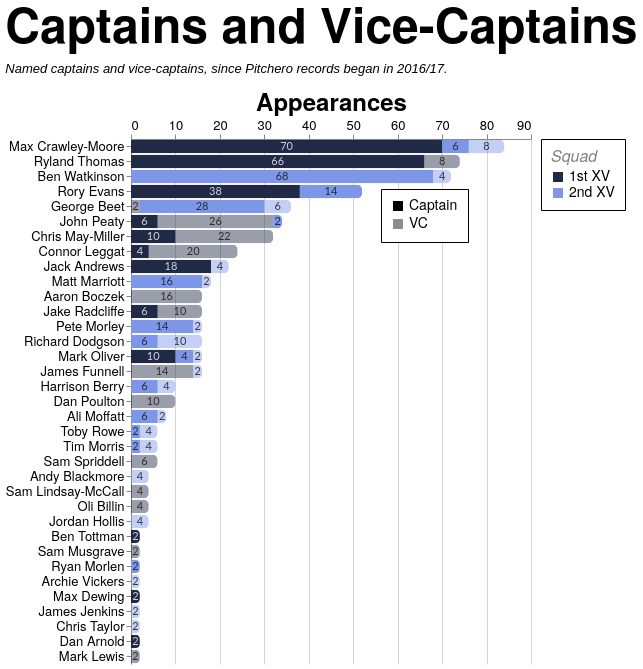

The Vega-Lite source for this figure:
### Vega-Lite specification from a JSON file in a GitHub repository (floating-point values rounded to 4 significant figures; data arrays with more than 128 entries replaced by an {"elided": "..."} marker saying what was removed)
{"config": {"axis": {"labelFont": "PT Sans Narrow, Helvetica Neue, Helvetica, Arial, sans-serif", "titleFont": "PT Sans Narrow, Helvetica Neue, Helvetica, Arial, sans-serif", "labelFontSize": 13, "titleFontSize": 24, "gridColor": "#202947", "gridOpacity": 0.2, "zindex": 1}, "text": {"font": "Lato, sans-serif"}, "bar": {"cornerRadiusEnd": 5}, "header": {"labelFont": "PT Sans Narrow, Helvetica Neue, Helvetica, Arial, sans-serif", "titleFont": "PT Sans Narrow, Helvetica Neue, Helvetica, Arial, sans-serif", "labelFontSize": 24, "titleFontSize": 28, "labelFontWeight": "bold", "orient": "left"}, "legend": {"labelFont": "PT Sans Narrow, Helvetica Neue, Helvetica, Arial, sans-serif", "titleFont": "PT Sans Narrow, Helvetica Neue, Helvetica, Arial, sans-serif", "labelFontSize": 14, "titleFontSize": 16, "titlePadding": 5, "fillColor": "white", "strokeColor": "black", "padding": 10, "titleFontWeight": "lighter", "titleFontStyle": "italic", "titleColor": "gray", "offset": 10}, "title": {"font": "PT Sans Narrow, Helvetica Neue, Helvetica, Arial, sans-serif", "fontSize": 48, "fontWeight": "bold", "anchor": "start", "align": "center", "titlePadding": 20, "subtitlePadding": 10, "subtitleFontSize": 13, "subtitleColor": "", "subtitleFontStyle": "italic", "offset": 15, "color": "black"}, "axisX": {"labelAngle": 0}, "facet": {"title": null, "header": null, "align": {"row": "each", "column": "each"}}, "resolve": {"scale": {"y": "independent", "facet": "independent"}}, "background": "transparent", "scale": {"offsetBandPaddingOuter": 0.2, "offsetBandPaddingInner": 0.1}, "view": {"stroke": null, "background": "transparent"}}, "layer": [{"mark": {"type": "bar"}, "encoding": {"color": {"field": "squad", "legend": {"labelExpr": "datum.value + ' XV'", "orient": "right", "title": "Squad"}, "scale": {"domain": ["1st", "2nd"], "range": ["#202946", "#7d96e8"]}, "sort": ["1st", "2nd"], "type": "nominal"}, "opacity": {"field": "role", "legend": {"legendX": 250, "legendY": 50, "orient": "none", "title": null}, "scale": {"domain": ["Captain", "VC"], "range": [1.0, 0.45]}, "sort": ["Captain", "VC"], "type": "nominal"}, "order": {"field": "stack_order", "sort": "ascending", "type": "quantitative"}, "tooltip": [{"field": "player", "title": "Player", "type": "nominal"}, {"field": "squad", "title": "Squad", "type": "nominal"}, {"field": "role", "title": "Role", "type": "nominal"}, {"field": "games_agg", "title": "Games", "type": "quantitative"}], "x": {"axis": {"orient": "top", "title": "Appearances"}, "field": "games_agg", "stack": "zero", "type": "quantitative"}, "y": {"field": "player", "sort": {"field": "player_total", "op": "max", "order": "descending"}, "title": null, "type": "nominal"}}, "transform": [{"aggregate": [{"op": "sum", "field": "games", "as": "games_agg"}, {"op": "max", "field": "player_total", "as": "player_total"}], "groupby": ["player", "squad", "role", "stack_order"]}]}, {"mark": {"type": "text", "align": "center", "baseline": "middle", "fontSize": 11, "opacity": 0.8}, "encoding": {"color": {"field": "label_color", "legend": null, "scale": null, "type": "nominal"}, "text": {"field": "games_agg", "format": ".0f", "type": "quantitative"}, "x": {"field": "x_mid", "type": "quantitative"}, "y": {"field": "player", "sort": {"field": "player_total", "op": "max", "order": "descending"}, "title": null, "type": "nominal"}}, "transform": [{"aggregate": [{"op": "sum", "field": "games", "as": "games_agg"}, {"op": "max", "field": "player_total", "as": "player_total"}], "groupby": ["player", "squad", "role", "stack_order"]}, {"groupby": ["player"], "stack": "games_agg", "sort": [{"field": "stack_order", "order": "ascending"}], "as": ["x0", "x1"]}, {"calculate": "(datum.x0 + datum.x1) / 2", "as": "x_mid"}, {"calculate": "datum.squad === '1st' && datum.role === 'Captain' ? '#ffffff' : '#111111'", "as": "label_color"}]}], "data": {"name": "data-79e74ffd5467f96c4dd8a4a55938ae5d"}, "height": {"step": 15}, "title": {"text": "Captains and Vice-Captains", "subtitle": "Named captains and vice-captains, since Pitchero records began in 2016/17."}, "transform": [{"joinaggregate": [{"op": "sum", "field": "games", "as": "player_total"}], "groupby": ["player"]}], "width": 400, "$schema": "https://vega.github.io/schema/vega-lite/v5.20.1.json", "datasets": {"data-79e74ffd5467f96c4dd8a4a55938ae5d": {"elided": "197 records"}}}
